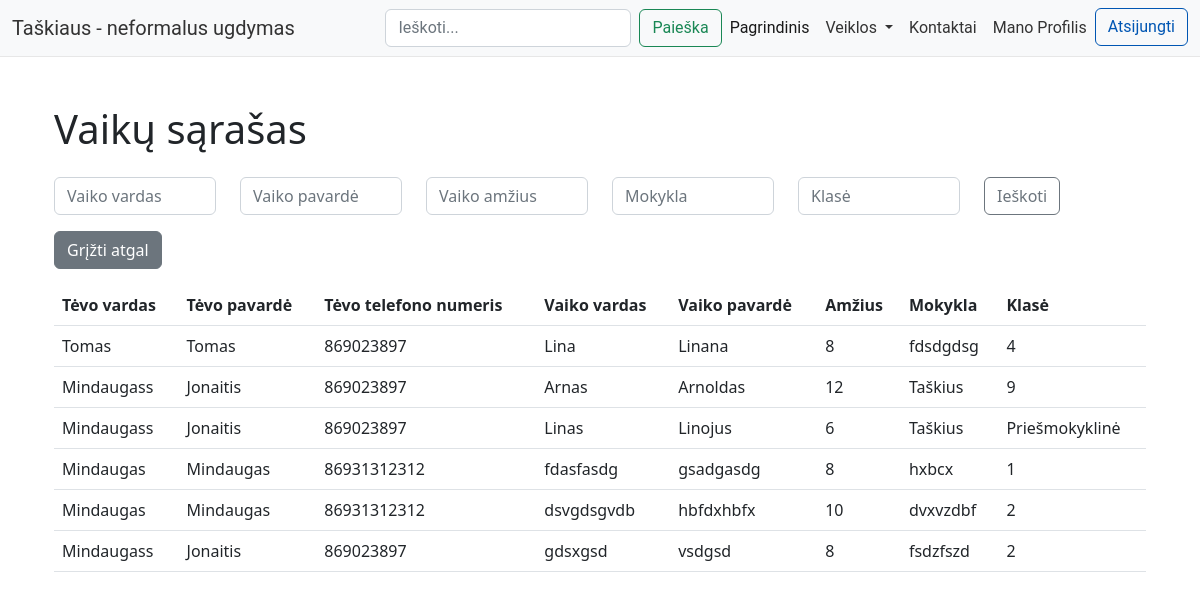
The page /children-list/ (signed in) on the database its author committed.
### manage_circles/models.py (models this page shows, shortened)
class Child(models.Model):
    first_name = models.CharField('Vaiko_vardas', max_length=50, null=False)
    last_name = models.CharField('Vaiko_pavardė', max_length=50, null=False)
    child_age = models.IntegerField('Vaiko_metai', null=False)
    school = models.CharField('Mokykla', max_length=100, null=False)
    classroom = models.CharField('Klasė/grupė', max_length=50, null=False)
    parent = models.ForeignKey(Parent, on_delete=models.CASCADE, related_name='children')

class Parent(models.Model):
    user = models.OneToOneField(settings.AUTH_USER_MODEL, on_delete=models.CASCADE, related_name='parent')
    first_name = models.CharField('Vardas', max_length=50, null=False)
    last_name = models.CharField('Pavardė', max_length=50, null=False)
    email = models.CharField('El_paštas', max_length=50, null=False)
    phone_number = models.CharField('Telefono_numeris', max_length=50, null=False)
    address = models.CharField('Adresas', max_length=200, null=False)

### manage_circles/views.py (the view)
# urls.py: path('children-list/', views.children_list, name='children_list'),
def children_list(request):
    children = Child.objects.all()
    first_name = request.GET.get('first_name', '')
    last_name = request.GET.get('last_name', '')
    age = request.GET.get('child_age', '')
    school = request.GET.get('school', '')
    classroom = request.GET.get('classroom', '')
    if first_name:
        children = children.filter(first_name__icontains=first_name)
    if last_name:
        children = children.filter(last_name__icontains=last_name)
    if age:
        children = children.filter(child_age=age)
    if school:
        children = children.filter(school__icontains=school)
    if classroom:
        children = children.filter(classroom__icontains=classroom)
    return render(request, 'admin/children_list.html', {'children': children})

### templates/admin/children_list.html
{% extends 'base.html' %}
{% block content %}
<div class="container mt-5">
    <div class="row">
        <div class="col-md-12">
            <h1 class="mb-4">Vaikų sąrašas</h1>
            <form method="get" class="mb-3">
                <div class="row">
                    <div class="col-md-2">
                        <input type="text" class="form-control" placeholder="Vaiko vardas" name="first_name">
                    </div>
                    <div class="col-md-2">
                        <input type="text" class="form-control" placeholder="Vaiko pavardė" name="last_name">
                    </div>
                    <div class="col-md-2">
                        <input type="number" class="form-control" placeholder="Vaiko amžius" name="child_age">
                    </div>
                    <div class="col-md-2">
                        <input type="text" class="form-control" placeholder="Mokykla" name="school">
                    </div>
                    <div class="col-md-2">
                        <input type="text" class="form-control" placeholder="Klasė" name="classroom">
                    </div>
                    <div class="col-md-2">
                        <button type="submit" class="btn btn-outline-secondary">Ieškoti</button>
                    </div>
                </div>
            </form>
            <a href="{% url 'children_list' %}" class="btn btn-secondary mb-3">Grįžti atgal</a>
            <table class="table">
                <thead>
                    <tr>
                        <th scope="col">Tėvo vardas</th>
                        <th scope="col">Tėvo pavardė</th>
                        <th scope="col">Tėvo telefono numeris</th>
                        <th scope="col">Vaiko vardas</th>
                        <th scope="col">Vaiko pavardė</th>
                        <th scope="col">Amžius</th>
                        <th scope="col">Mokykla</th>
                        <th scope="col">Klasė</th>
                    </tr>
                </thead>
                <tbody>
                    {% for child in children %}
                        <tr>
                            <td>{{ child.parent.first_name }}</td>
                            <td>{{ child.parent.last_name }}</td>
                            <td>{{ child.parent.phone_number }}</td>
                            <td>{{ child.first_name }}</td>
                            <td>{{ child.last_name }}</td>
                            <td>{{ child.child_age }}</td>
                            <td>{{ child.school }}</td>
                            <td>{{ child.classroom }}</td>
                        </tr>
                    {% endfor %}
                </tbody>
            </table>
        </div>
    </div>
</div>
{% endblock %}

### rows shown on the page
Child: parent.first_name "Tomas", parent.last_name "Tomas", parent.phone_number "869023897", first_name "Lina", last_name "Linana", child_age "8", school "fdsdgdsg", classroom "4"
Child: parent.first_name "Mindaugass", parent.last_name "Jonaitis", parent.phone_number "869023897", first_name "Arnas", last_name "Arnoldas", child_age "12", school "Taškius", classroom "9"
Child: parent.first_name "Mindaugass", parent.last_name "Jonaitis", parent.phone_number "869023897", first_name "Linas", last_name "Linojus", child_age "6", school "Taškius", classroom "Priešmokyklinė"
Child: parent.first_name "Mindaugas", parent.last_name "Mindaugas", parent.phone_number "86931312312", first_name "fdasfasdg", last_name "gsadgasdg", child_age "8", school "hxbcx", classroom "1"
Child: parent.first_name "Mindaugas", parent.last_name "Mindaugas", parent.phone_number "86931312312", first_name "dsvgdsgvdb", last_name "hbfdxhbfx", child_age "10", school "dvxvzdbf", classroom "2"
Child: parent.first_name "Mindaugass", parent.last_name "Jonaitis", parent.phone_number "869023897", first_name "gdsxgsd", last_name "vsdgsd", child_age "8", school "fsdzfszd", classroom "2"
